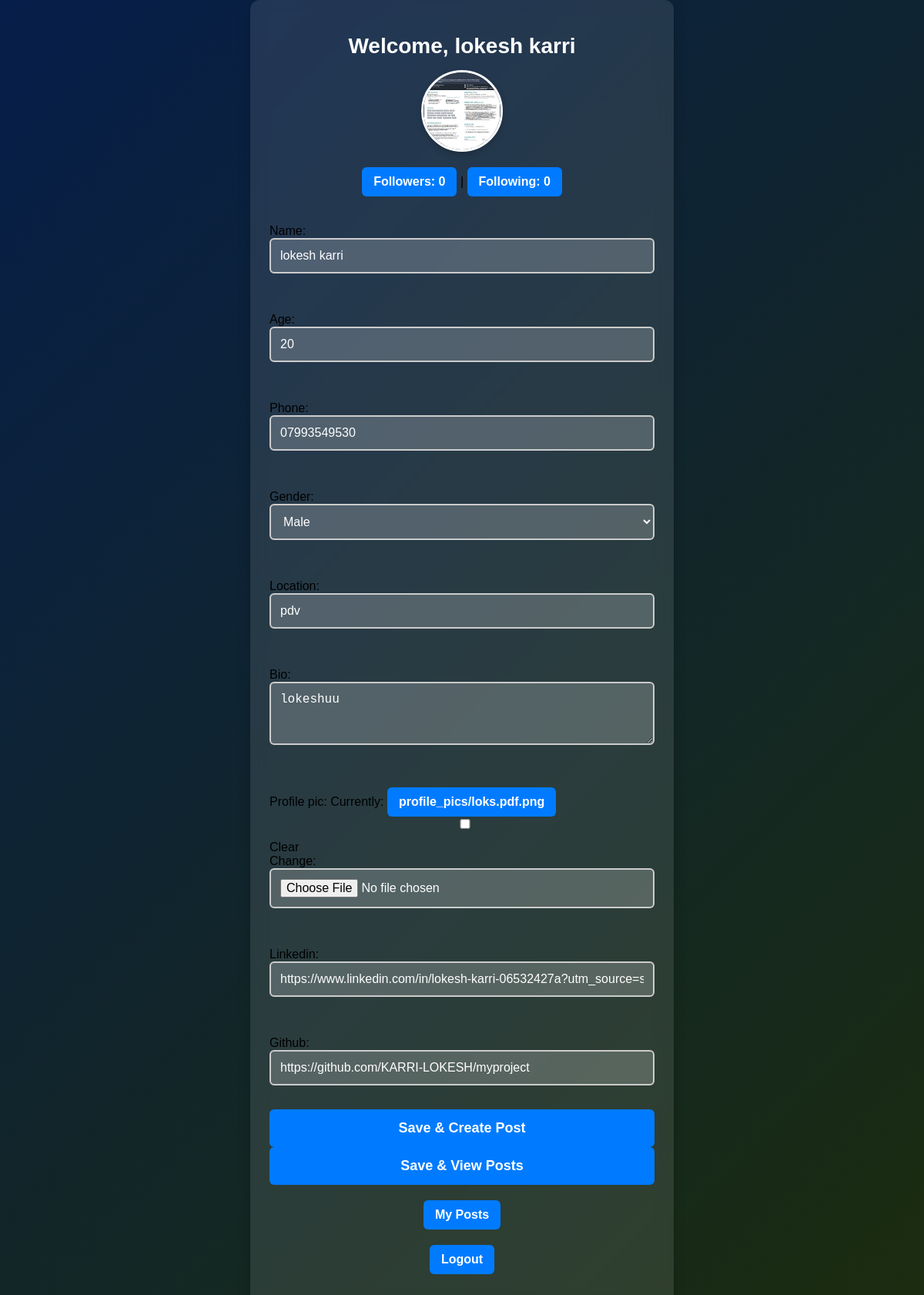
Page /users/profile/ (signed in) on the earlier database version.
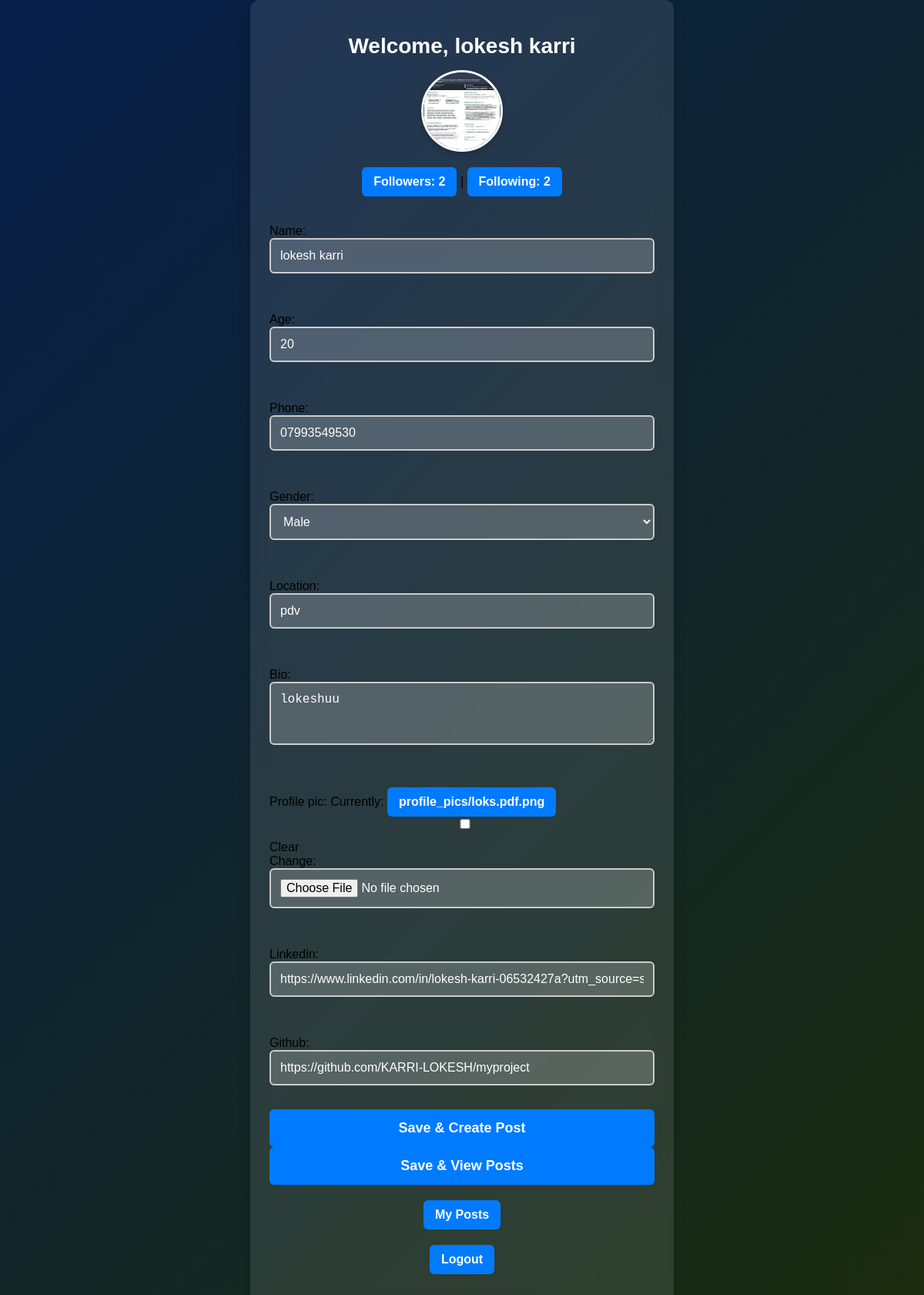
Same page on the later database version.
### users/models.py (models this page shows, shortened)
class CustomUser(AbstractBaseUser, PermissionsMixin):
    name = models.CharField(max_length=20)
    email = models.EmailField(unique=True)
    age = models.IntegerField()
    phone= models.CharField(max_length=15, unique=True, null=True, blank=True)
    otp = models.CharField(max_length=6, null=True, blank=True)
    profile_pic = models.ImageField(upload_to='profile_pics/', null=True, blank=True)
    username = models.CharField(max_length=30, unique=True, null=True, blank=True)
    bio = models.TextField(null=True, blank=True)
    first_name = models.CharField(max_length=30, null=True, blank=True)
    last_name = models.CharField(max_length=30, null=True, blank=True)
    gender = models.CharField(max_length=10, choices=[("Male", "Male"), ("Female", "Female"), ("Other", "Other")], null=True, blank=True)
    location = models.CharField(max_length=100, null=True, blank=True)
    linkedin = models.URLField(null=True, blank=True)
    github = models.URLField(null=True, blank=True)
    is_active = models.BooleanField(default=True)
    is_staff = models.BooleanField(default=False)
    firebase_uid = models.CharField(max_length=50, blank=True, null=True)
    followers = models.ManyToManyField('self', symmetrical=False, related_name='following', blank=True)
    objects = CustomUserManager()
    USERNAME_FIELD = "email"
    REQUIRED_FIELDS = ["name", "age", "phone"]

### users/views.py (the view)
# urls.py: path("profile/",profile_view, name="profile"),
@login_required
def profile_view(request):
    user = request.user
    followers_count = user.followers.count()  # Count of followers
    following_count = user.following.count()  # Count of following
    posts = Post.objects.filter(user=user)  # Fetch user's posts
    if request.method == "POST":
        form = UserProfileUpdateForm(request.POST, request.FILES, instance=user)
        if form.is_valid():
            form.save()
            messages.success(request, "Profile updated successfully!")
            return redirect("profile")
        else:
            messages.error(request, "Please correct the errors below.")
    else:
        form = UserProfileUpdateForm(instance=user)
    return render(request, "users/profile.html", {
        "form": form,
        "followers_count": followers_count,
        "following_count": following_count,
        "posts": posts,
        "user_profile": user,
    })

### users/forms.py
class UserProfileUpdateForm(forms.ModelForm):
    class Meta:
        model = CustomUser
        fields = ["name", "age", "phone", "gender", "location", "bio", "profile_pic", "linkedin", "github"]
        widgets = {
            "bio": forms.Textarea(attrs={"rows": 3}),
            "linkedin": forms.URLInput(attrs={"placeholder": "LinkedIn Profile URL"}),
            "github": forms.URLInput(attrs={"placeholder": "GitHub Profile URL"}),
        }

### users/templates/users/profile.html (shortened to what this page needs)
<!DOCTYPE html>
<html lang="en">
<head>
    {% load static %}
    <link rel="stylesheet" href="{% static 'users/profile.css' %}">
</head>
<body>
    <div class="container">
        <h1>Welcome, {{ user.name }}</h1>
        <div class="profile-pic">
            {% if user.profile_pic %}
                <img src="{{ user.profile_pic.url }}" alt="Profile Picture">
            {% else %}
                <img src="{% static 'users/default-avatar.png' %}" alt="Default Profile">
            {% endif %}
        </div>
        <p>
            <a href="{% url 'followers-list' user.id %}">Followers: {{ user.followers.count }}</a> |
            <a href="{% url 'following-list' user.id %}">Following: {{ user.following.count }}</a>
        </p>
        <form method="post" enctype="multipart/form-data">
            {{ form.as_p }}
            <button type="submit" name="redirect" value="create">Save & Create Post</button>
            <button type="submit" name="redirect" value="list">Save & View Posts</button>
        </form>
        <p><a href="{% url 'my-posts' %}" class="btn">My Posts</a></p>
        <p><a href="{% url 'logout' %}">Logout</a></p>
    </div>
</body>
</html>

Differences in the rows shown:
changed CustomUser "lokesh karri": followers.count "0" → "2"; following.count "0" → "2"
